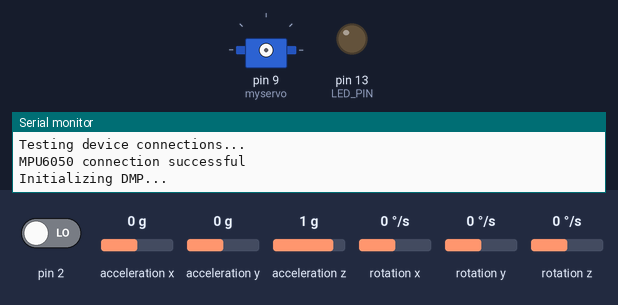
Bench run of a sketch on a simulated Arduino Uno, built with avr-gcc and run on an emulated ATmega328P. Parts: servo, output pins drawn as LEDs (lit = HIGH), the last lines printed to the serial monitor. Dashed ring = blinking. The inputs (shaded band) are chosen by the test bench; at power-on: acceleration x 0 g, acceleration z 1 g, acceleration y 0 g, pin 2 LOW, rotation x 0 °/s, rotation y 0 °/s, rotation z 0 °/s. The sensor or clock chip raises its interrupt line as the real part does.

Above: at 0.1 s.
At 1.27 s:
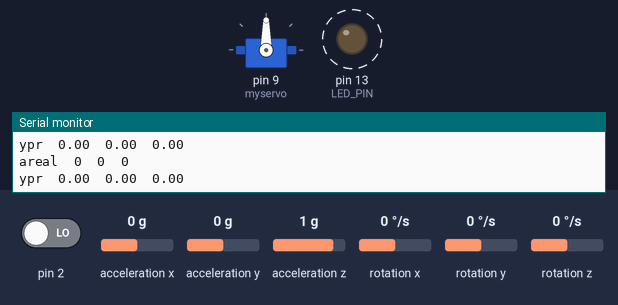
1.8 s: acceleration x set to 0.8 g
4.8 s: acceleration z set to -0.1 g
10.8 s: acceleration y set to -1.4 g
Timing chart, 0 to 14.8 s (numbered marks = the images above; inputs shaded):
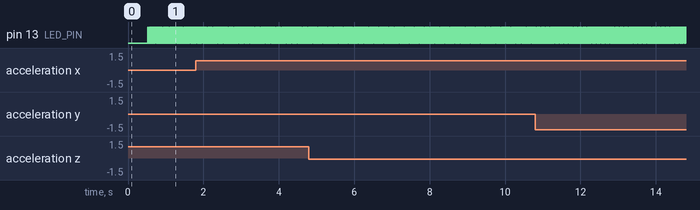

Measured:
- by itself, pin 13 (LED_PIN): alternates HIGH for 0.01 s and LOW for 0.01 s

The sketch:

accelerometer_test.ino
```cpp
// I2Cdev and MPU6050 must be installed as libraries, or else the .cpp/.h files
// for both classes must be in the include path of your project
#include "I2Cdev.h"

#include "MPU6050_6Axis_MotionApps20.h"
//#include "MPU6050.h" // not necessary if using MotionApps include file

// Arduino Wire library is required if I2Cdev I2CDEV_ARDUINO_WIRE implementation
// is used in I2Cdev.h
#if I2CDEV_IMPLEMENTATION == I2CDEV_ARDUINO_WIRE
    #include "Wire.h"
#endif

// class default I2C address is 0x68
// specific I2C addresses may be passed as a parameter here
// AD0 low = 0x68 (default for SparkFun breakout and InvenSense evaluation board)
// AD0 high = 0x69
MPU6050 mpu;
//MPU6050 mpu(0x69); // <-- use for AD0 high

// uncomment "OUTPUT_READABLE_YAWPITCHROLL" if you want to see the yaw/
// pitch/roll angles (in degrees) calculated from the quaternions coming
// from the FIFO. Note this also requires gravity vector calculations.
// Also note that yaw/pitch/roll angles suffer from gimbal lock (for
// more info, see: http://en.wikipedia.org/wiki/Gimbal_lock)
#define OUTPUT_READABLE_YAWPITCHROLL

// uncomment "OUTPUT_READABLE_REALACCEL" if you want to see acceleration
// components with gravity removed. This acceleration reference frame is
// not compensated for orientation, so +X is always +X according to the
// sensor, just without the effects of gravity. If you want acceleration
// compensated for orientation, us OUTPUT_READABLE_WORLDACCEL instead.
#define OUTPUT_READABLE_REALACCEL


#define LED_PIN 13 // (Arduino is 13, Teensy is 11, Teensy++ is 6)
bool blinkState = false;

// MPU control/status vars
bool dmpReady = false;  // set true if DMP init was successful
uint8_t mpuIntStatus;   // holds actual interrupt status byte from MPU
uint8_t devStatus;      // return status after each device operation (0 = success, !0 = error)
uint16_t packetSize;    // expected DMP packet size (default is 42 bytes)
uint16_t fifoCount;     // count of all bytes currently in FIFO
uint8_t fifoBuffer[64]; // FIFO storage buffer

// orientation/motion vars
Quaternion q;           // [w, x, y, z]         quaternion container
VectorInt16 aa;         // [x, y, z]            accel sensor measurements
VectorInt16 aaReal;     // [x, y, z]            gravity-free accel sensor measurements
VectorInt16 aaWorld;    // [x, y, z]            world-frame accel sensor measurements
VectorFloat gravity;    // [x, y, z]            gravity vector
float euler[3];         // [psi, theta, phi]    Euler angle container
float ypr[3];           // [yaw, pitch, roll]   yaw/pitch/roll container and gravity vector

// packet structure for InvenSense teapot demo
uint8_t teapotPacket[14] = { '$', 0x02, 0,0, 0,0, 0,0, 0,0, 0x00, 0x00, '\r', '\n' };

#include <Servo.h>

Servo myservo;  // create servo object to control a servo
// twelve servo objects can be created on most boards

int pos = 0;    // variable to store the servo position

bool moving = false;


// ================================================================
// ===               INTERRUPT DETECTION ROUTINE                ===
// ================================================================

volatile bool mpuInterrupt = false;     // indicates whether MPU interrupt pin has gone high
void dmpDataReady() {
    mpuInterrupt = true;
}


// ================================================================
// ===                      INITIAL SETUP                       ===
// ================================================================

void setup() {
    // join I2C bus (I2Cdev library doesn't do this automatically)
    #if I2CDEV_IMPLEMENTATION == I2CDEV_ARDUINO_WIRE
        Wire.begin();
        TWBR = 24; // 400kHz I2C clock (200kHz if CPU is 8MHz)
    #elif I2CDEV_IMPLEMENTATION == I2CDEV_BUILTIN_FASTWIRE
        Fastwire::setup(400, true);
    #endif

    // initialize serial communication
    // (115200 chosen because it is required for Teapot Demo output, but it's
    // really up to you depending on your project)
    Serial.begin(115200);
    while (!Serial); // wait for Leonardo enumeration, others continue immediately


    // initialize device
    Serial.println(F("Initializing I2C devices..."));
    mpu.initialize();

    // verify connection
    Serial.println(F("Testing device connections..."));
    Serial.println(mpu.testConnection() ? F("MPU6050 connection successful") : F("MPU6050 connection failed"));

    // load and configure the DMP
    Serial.println(F("Initializing DMP..."));
    devStatus = mpu.dmpInitialize();

    // supply your own gyro offsets here, scaled for min sensitivity
    mpu.setXGyroOffset(220);
    mpu.setYGyroOffset(76);
    mpu.setZGyroOffset(-85);
    mpu.setZAccelOffset(1788); // 1688 factory default for my test chip

    // make sure it worked (returns 0 if so)
    if (devStatus == 0) {
        // turn on the DMP, now that it's ready
        Serial.println(F("Enabling DMP..."));
        mpu.setDMPEnabled(true);

        // enable Arduino interrupt detection
        Serial.println(F("Enabling interrupt detection (Arduino external interrupt 0)..."));
        attachInterrupt(0, dmpDataReady, RISING);
        mpuIntStatus = mpu.getIntStatus();

        // set our DMP Ready flag so the main loop() function knows it's okay to use it
        Serial.println(F("DMP ready! Waiting for first interrupt..."));
        dmpReady = true;

        // get expected DMP packet size for later comparison
        packetSize = mpu.dmpGetFIFOPacketSize();
    } else {
        // ERROR!
        // 1 = initial memory load failed
        // 2 = DMP configuration updates failed
        // (if it's going to break, usually the code will be 1)
        Serial.print(F("DMP Initialization failed (code "));
        Serial.print(devStatus);
        Serial.println(F(")"));
    }

    // configure LED for output
    pinMode(LED_PIN, OUTPUT);

    myservo.attach(9);  // attaches the servo on pin 9 to the servo object
}


// ================================================================
// ===                    MAIN PROGRAM LOOP                     ===
// ================================================================

void loop() {
    // if programming failed, don't try to do anything
    if (!dmpReady) return;

    // wait for MPU interrupt or extra packet(s) available
    while (!mpuInterrupt && fifoCount < packetSize) {
        // other program behavior stuff here
        // .
        // .
        // .
        // if you are really paranoid you can frequently test in between other
        // stuff to see if mpuInterrupt is true, and if so, "break;" from the
        // while() loop to immediately process the MPU data
        // .
        // .
        // .
    }

    // reset interrupt flag and get INT_STATUS byte
    mpuInterrupt = false;
    mpuIntStatus = mpu.getIntStatus();

    // get current FIFO count
    fifoCount = mpu.getFIFOCount();

    // check for overflow (this should never happen unless our code is too inefficient)
    if ((mpuIntStatus & 0x10) || fifoCount == 1024) {
        // reset so we can continue cleanly
        mpu.resetFIFO();
        Serial.println(F("FIFO overflow!"));

    // otherwise, check for DMP data ready interrupt (this should happen frequently)
    } else if (mpuIntStatus & 0x02) {
        // wait for correct available data length, should be a VERY short wait
        while (fifoCount < packetSize) fifoCount = mpu.getFIFOCount();

        // read a packet from FIFO
        mpu.getFIFOBytes(fifoBuffer, packetSize);

        // track FIFO count here in case there is > 1 packet available
        // (this lets us immediately read more without waiting for an interrupt)
        fifoCount -= packetSize;

        #ifdef OUTPUT_READABLE_YAWPITCHROLL
            // display Euler angles in degrees
            mpu.dmpGetQuaternion(&q, fifoBuffer);
            mpu.dmpGetGravity(&gravity, &q);
            mpu.dmpGetYawPitchRoll(ypr, &q, &gravity);
            Serial.print("ypr\t");
            Serial.print(ypr[0] * 180/M_PI);
            Serial.print("\t");
            Serial.print(ypr[1] * 180/M_PI);
            Serial.print("\t");
            Serial.println(ypr[2] * 180/M_PI);
        #endif

        #ifdef OUTPUT_READABLE_REALACCEL
            // display real acceleration, adjusted to remove gravity
            mpu.dmpGetQuaternion(&q, fifoBuffer);
            mpu.dmpGetAccel(&aa, fifoBuffer);
            mpu.dmpGetGravity(&gravity, &q);
            mpu.dmpGetLinearAccel(&aaReal, &aa, &gravity);
            Serial.print("areal\t");
            Serial.print(aaReal.x);
            Serial.print("\t");
            Serial.print(aaReal.y);
            Serial.print("\t");
            int accel = aaReal.z;
            Serial.println(aaReal.z);
        #endif

        // blink LED to indicate activity
        blinkState = !blinkState;
        digitalWrite(LED_PIN, blinkState);

        if(accel > 10000 and millis() > 5000) {
            moving = true;
        }

        if(moving) {
            for (pos = 0; pos <= 180; pos += 1) { // goes from 0 degrees to 180 degrees
              // in steps of 1 degree
              myservo.write(pos);              // tell servo to go to position in variable 'pos'
              delay(15);                       // waits 15ms for the servo to reach the position
            }
            for (pos = 180; pos >= 0; pos -= 1) { // goes from 180 degrees to 0 degrees
              myservo.write(pos);              // tell servo to go to position in variable 'pos'
              delay(15);                       // waits 15ms for the servo to reach the position
            }
        }
    }
}
```
